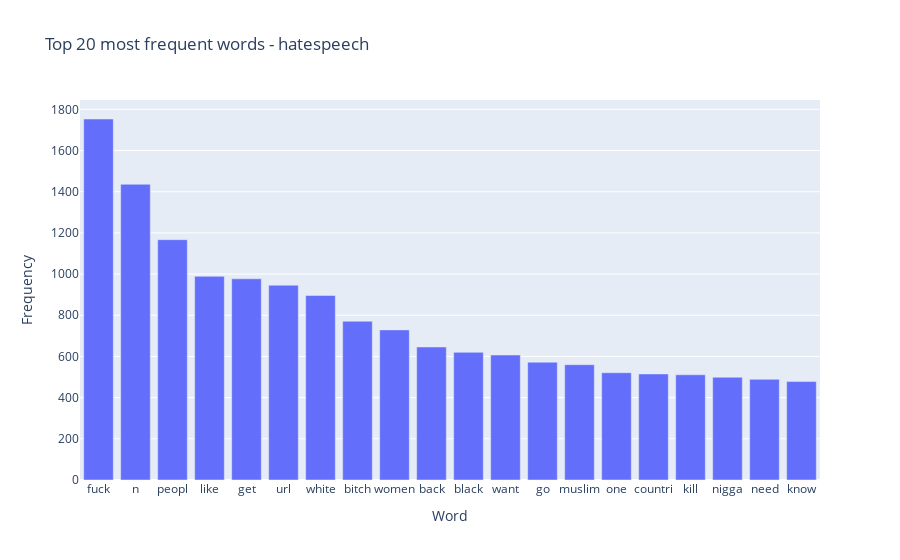

Write notebook code for a chart like this one.
### Code cell
show_wfreq_plot(dataset_df, 1, "hatespeech")

### Figure 1 — Plotly figure (JSON) as saved in the notebook; plotly's stock layout.template omitted (floating-point values rounded to 4 significant figures)
{"data": [{"alignmentgroup": "True", "hovertemplate": "Word=%{x}<br>Frequency=%{y}<extra></extra>", "legendgroup": "", "marker": {"color": "#636efa", "pattern": {"shape": ""}}, "name": "", "offsetgroup": "", "orientation": "v", "showlegend": false, "textposition": "auto", "type": "bar", "x": ["fuck", "n", "peopl", "like", "get", "url", "white", "bitch", "women", "back", "black", "want", "go", "muslim", "one", "countri", "kill", "nigga", "need", "know"], "xaxis": "x", "y": [1753, 1436, 1167, 989, 977, 946, 896, 771, 729, 646, 620, 607, 572, 560, 521, 515, 511, 499, 489, 478], "yaxis": "y"}], "layout": {"barmode": "relative", "legend": {"tracegroupgap": 0}, "title": {"text": "Top 20 most frequent words - hatespeech"}, "xaxis": {"anchor": "y", "domain": [0, 1], "title": {"text": "Word"}}, "yaxis": {"anchor": "x", "domain": [0, 1], "title": {"text": "Frequency"}}}}
